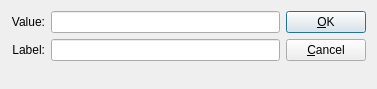
<ui version="4.0" >
 <author></author>
 <comment> * OpenRPT report writer and rendering engine
 * Copyright (C) 2001-2012 by OpenMFG, LLC
 *
 * This library is free software; you can redistribute it and/or
 * modify it under the terms of the GNU Lesser General Public
 * License as published by the Free Software Foundation; either
 * version 2.1 of the License, or (at your option) any later version.
 *
 * This library is distributed in the hope that it will be useful,
 * but WITHOUT ANY WARRANTY; without even the implied warranty of
 * MERCHANTABILITY or FITNESS FOR A PARTICULAR PURPOSE. See the GNU
 * Lesser General Public License for more details.
 *
 * You should have received a copy of the GNU Lesser General Public
 * License along with this library; if not, write to the Free Software
 * Foundation, Inc., 59 Temple Place, Suite 330, Boston, MA 02111-1307 USA
 * Please contact info@openmfg.com with any questions on this license.</comment>
 <exportmacro></exportmacro>
 <class>ReportParameterListItem</class>
 <widget class="QDialog" name="ReportParameterListItem" >
  <property name="geometry" >
   <rect>
    <x>0</x>
    <y>0</y>
    <width>377</width>
    <height>89</height>
   </rect>
  </property>
  <property name="windowTitle" >
   <string>List Item</string>
  </property>
  <layout class="QHBoxLayout" >
   <property name="margin" >
    <number>11</number>
   </property>
   <property name="spacing" >
    <number>6</number>
   </property>
   <item>
    <layout class="QVBoxLayout" >
     <property name="margin" >
      <number>0</number>
     </property>
     <property name="spacing" >
      <number>0</number>
     </property>
     <item>
      <layout class="QGridLayout" >
       <property name="margin" >
        <number>0</number>
       </property>
       <property name="spacing" >
        <number>6</number>
       </property>
       <item row="1" column="0" >
        <widget class="QLabel" name="_lblLabel" >
         <property name="text" >
          <string>Label:</string>
         </property>
         <property name="alignment" >
          <set>Qt::AlignRight|Qt::AlignTrailing|Qt::AlignVCenter</set>
         </property>
        </widget>
       </item>
       <item row="0" column="0" >
        <widget class="QLabel" name="_lblValue" >
         <property name="text" >
          <string>Value:</string>
         </property>
         <property name="alignment" >
          <set>Qt::AlignRight|Qt::AlignTrailing|Qt::AlignVCenter</set>
         </property>
        </widget>
       </item>
       <item row="0" column="1" >
        <widget class="QLineEdit" name="_value" />
       </item>
       <item row="1" column="1" >
        <widget class="QLineEdit" name="_label" />
       </item>
      </layout>
     </item>
     <item>
      <spacer>
       <property name="orientation" >
        <enum>Qt::Vertical</enum>
       </property>
       <property name="sizeType" >
        <enum>QSizePolicy::Expanding</enum>
       </property>
       <property name="sizeHint" >
        <size>
         <width>20</width>
         <height>40</height>
        </size>
       </property>
      </spacer>
     </item>
    </layout>
   </item>
   <item>
    <layout class="QVBoxLayout" >
     <property name="margin" >
      <number>0</number>
     </property>
     <property name="spacing" >
      <number>0</number>
     </property>
     <item>
      <layout class="QVBoxLayout" >
       <property name="margin" >
        <number>0</number>
       </property>
       <property name="spacing" >
        <number>6</number>
       </property>
       <item>
        <widget class="QPushButton" name="_accept" >
         <property name="text" >
          <string>&amp;OK</string>
         </property>
         <property name="shortcut" >
          <string>Alt+O</string>
         </property>
        </widget>
       </item>
       <item>
        <widget class="QPushButton" name="_cancel" >
         <property name="text" >
          <string>&amp;Cancel</string>
         </property>
         <property name="shortcut" >
          <string>Alt+C</string>
         </property>
        </widget>
       </item>
      </layout>
     </item>
     <item>
      <spacer>
       <property name="orientation" >
        <enum>Qt::Vertical</enum>
       </property>
       <property name="sizeType" >
        <enum>QSizePolicy::Expanding</enum>
       </property>
       <property name="sizeHint" >
        <size>
         <width>20</width>
         <height>20</height>
        </size>
       </property>
      </spacer>
     </item>
    </layout>
   </item>
  </layout>
 </widget>
 <layoutdefault spacing="6" margin="11" />
 <resources/>
 <connections>
  <connection>
   <sender>_cancel</sender>
   <signal>clicked()</signal>
   <receiver>ReportParameterListItem</receiver>
   <slot>reject()</slot>
   <hints>
    <hint type="sourcelabel" >
     <x>20</x>
     <y>20</y>
    </hint>
    <hint type="destinationlabel" >
     <x>20</x>
     <y>20</y>
    </hint>
   </hints>
  </connection>
  <connection>
   <sender>_accept</sender>
   <signal>clicked()</signal>
   <receiver>ReportParameterListItem</receiver>
   <slot>accept()</slot>
   <hints>
    <hint type="sourcelabel" >
     <x>20</x>
     <y>20</y>
    </hint>
    <hint type="destinationlabel" >
     <x>20</x>
     <y>20</y>
    </hint>
   </hints>
  </connection>
 </connections>
</ui>
